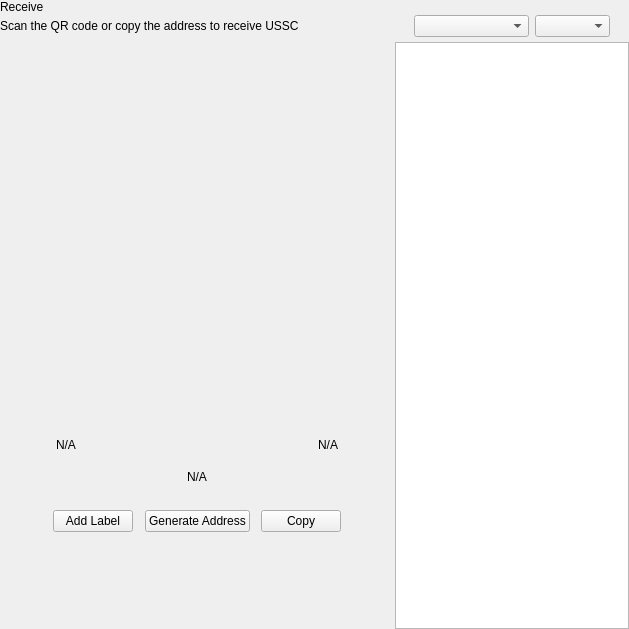
<?xml version="1.0" encoding="UTF-8"?>
<ui version="4.0">
 <class>ReceiveWidget</class>
 <widget class="QWidget" name="ReceiveWidget">
  <property name="geometry">
   <rect>
    <x>0</x>
    <y>0</y>
    <width>629</width>
    <height>629</height>
   </rect>
  </property>
  <property name="minimumSize">
   <size>
    <width>0</width>
    <height>0</height>
   </size>
  </property>
  <property name="windowTitle">
   <string>Form</string>
  </property>
  <layout class="QHBoxLayout" name="horizontalLayout_2" stretch="2,1">
   <property name="spacing">
    <number>0</number>
   </property>
   <property name="leftMargin">
    <number>0</number>
   </property>
   <property name="topMargin">
    <number>0</number>
   </property>
   <property name="rightMargin">
    <number>0</number>
   </property>
   <property name="bottomMargin">
    <number>0</number>
   </property>
   <item>
    <widget class="QWidget" name="left" native="true">
     <layout class="QVBoxLayout" name="verticalLayout_3">
      <property name="leftMargin">
       <number>0</number>
      </property>
      <property name="topMargin">
       <number>0</number>
      </property>
      <property name="rightMargin">
       <number>0</number>
      </property>
      <property name="bottomMargin">
       <number>0</number>
      </property>
      <item>
       <layout class="QVBoxLayout" name="verticalLayout_2">
        <property name="spacing">
         <number>0</number>
        </property>
        <property name="leftMargin">
         <number>0</number>
        </property>
        <item>
         <layout class="QHBoxLayout" name="horizontalLayout_3">
          <property name="spacing">
           <number>0</number>
          </property>
          <item>
           <layout class="QVBoxLayout" name="verticalLayout_4">
            <property name="spacing">
             <number>5</number>
            </property>
            <item>
             <widget class="QLabel" name="labelTitle">
              <property name="text">
               <string>Receive</string>
              </property>
             </widget>
            </item>
            <item alignment="Qt::AlignTop">
             <widget class="QLabel" name="labelSubtitle1">
              <property name="text">
               <string>Scan the QR code or copy the address to receive USSC</string>
              </property>
             </widget>
            </item>
           </layout>
          </item>
          <item>
           <spacer name="horizontalSpacer">
            <property name="orientation">
             <enum>Qt::Horizontal</enum>
            </property>
            <property name="sizeHint" stdset="0">
             <size>
              <width>40</width>
              <height>20</height>
             </size>
            </property>
           </spacer>
          </item>
         </layout>
        </item>
        <item>
         <spacer name="verticalSpacer_2">
          <property name="orientation">
           <enum>Qt::Vertical</enum>
          </property>
          <property name="sizeType">
           <enum>QSizePolicy::Expanding</enum>
          </property>
          <property name="sizeHint" stdset="0">
           <size>
            <width>20</width>
            <height>50</height>
           </size>
          </property>
         </spacer>
        </item>
        <item alignment="Qt::AlignHCenter">
         <widget class="QWidget" name="layoutQR" native="true">
          <property name="maximumSize">
           <size>
            <width>510</width>
            <height>16777215</height>
           </size>
          </property>
          <layout class="QVBoxLayout" name="verticalLayoutQr">
           <item>
            <spacer name="verticalSpacer11">
             <property name="orientation">
              <enum>Qt::Vertical</enum>
             </property>
             <property name="sizeType">
              <enum>QSizePolicy::Fixed</enum>
             </property>
             <property name="sizeHint" stdset="0">
              <size>
               <width>20</width>
               <height>20</height>
              </size>
             </property>
            </spacer>
           </item>
           <item alignment="Qt::AlignHCenter">
            <widget class="QLabel" name="labelQrImg">
             <property name="minimumSize">
              <size>
               <width>260</width>
               <height>260</height>
              </size>
             </property>
             <property name="maximumSize">
              <size>
               <width>260</width>
               <height>260</height>
              </size>
             </property>
             <property name="text">
              <string/>
             </property>
             <property name="alignment">
              <set>Qt::AlignCenter</set>
             </property>
            </widget>
           </item>
           <item>
            <spacer name="verticalSpacer_21">
             <property name="orientation">
              <enum>Qt::Vertical</enum>
             </property>
             <property name="sizeType">
              <enum>QSizePolicy::Fixed</enum>
             </property>
             <property name="sizeHint" stdset="0">
              <size>
               <width>20</width>
               <height>30</height>
              </size>
             </property>
            </spacer>
           </item>
           <item>
            <widget class="QWidget" name="widget" native="true">
             <property name="minimumSize">
              <size>
               <width>0</width>
               <height>0</height>
              </size>
             </property>
             <layout class="QHBoxLayout" name="horizontalLayout_5">
              <item>
               <widget class="QLabel" name="labelLabel">
                <property name="text">
                 <string notr="true">N/A</string>
                </property>
               </widget>
              </item>
              <item>
               <spacer name="horizontalSpacer_2">
                <property name="orientation">
                 <enum>Qt::Horizontal</enum>
                </property>
                <property name="sizeHint" stdset="0">
                 <size>
                  <width>141</width>
                  <height>20</height>
                 </size>
                </property>
               </spacer>
              </item>
              <item>
               <widget class="QLabel" name="labelDate">
                <property name="text">
                 <string notr="true">N/A</string>
                </property>
                <property name="alignment">
                 <set>Qt::AlignRight|Qt::AlignTrailing|Qt::AlignVCenter</set>
                </property>
               </widget>
              </item>
             </layout>
            </widget>
           </item>
           <item>
            <widget class="QLabel" name="labelAddress">
             <property name="sizePolicy">
              <sizepolicy hsizetype="Expanding" vsizetype="Preferred">
               <horstretch>0</horstretch>
               <verstretch>0</verstretch>
              </sizepolicy>
             </property>
             <property name="minimumSize">
              <size>
               <width>300</width>
               <height>0</height>
              </size>
             </property>
             <property name="text">
              <string notr="true">N/A</string>
             </property>
             <property name="alignment">
              <set>Qt::AlignCenter</set>
             </property>
            </widget>
           </item>
           <item>
            <spacer name="verticalSpacer_4">
             <property name="orientation">
              <enum>Qt::Vertical</enum>
             </property>
             <property name="sizeType">
              <enum>QSizePolicy::Fixed</enum>
             </property>
             <property name="sizeHint" stdset="0">
              <size>
               <width>20</width>
               <height>20</height>
              </size>
             </property>
            </spacer>
           </item>
           <item>
            <layout class="QHBoxLayout" name="horizontalLayout_4">
             <item alignment="Qt::AlignHCenter">
              <widget class="QPushButton" name="pushButtonLabel">
               <property name="focusPolicy">
                <enum>Qt::NoFocus</enum>
               </property>
               <property name="text">
                <string>Add Label</string>
               </property>
              </widget>
             </item>
             <item alignment="Qt::AlignHCenter">
              <widget class="QPushButton" name="pushButtonNewAddress">
               <property name="focusPolicy">
                <enum>Qt::NoFocus</enum>
               </property>
               <property name="text">
                <string>Generate Address</string>
               </property>
              </widget>
             </item>
             <item alignment="Qt::AlignHCenter">
              <widget class="QPushButton" name="pushButtonCopy">
               <property name="focusPolicy">
                <enum>Qt::NoFocus</enum>
               </property>
               <property name="text">
                <string>Copy</string>
               </property>
              </widget>
             </item>
            </layout>
           </item>
           <item>
            <spacer name="verticalSpacer_3">
             <property name="orientation">
              <enum>Qt::Vertical</enum>
             </property>
             <property name="sizeType">
              <enum>QSizePolicy::Expanding</enum>
             </property>
             <property name="sizeHint" stdset="0">
              <size>
               <width>20</width>
               <height>20</height>
              </size>
             </property>
            </spacer>
           </item>
          </layout>
         </widget>
        </item>
        <item>
         <spacer name="verticalSpacer">
          <property name="orientation">
           <enum>Qt::Vertical</enum>
          </property>
          <property name="sizeHint" stdset="0">
           <size>
            <width>20</width>
            <height>40</height>
           </size>
          </property>
         </spacer>
        </item>
       </layout>
      </item>
     </layout>
    </widget>
   </item>
   <item>
    <widget class="QWidget" name="right" native="true">
     <layout class="QVBoxLayout" name="verticalLayout_5">
      <property name="spacing">
       <number>0</number>
      </property>
      <property name="leftMargin">
       <number>1</number>
      </property>
      <property name="topMargin">
       <number>0</number>
      </property>
      <property name="rightMargin">
       <number>0</number>
      </property>
      <property name="bottomMargin">
       <number>0</number>
      </property>
      <item>
       <layout class="QVBoxLayout" name="container_right">
        <property name="spacing">
         <number>0</number>
        </property>
        <property name="leftMargin">
         <number>0</number>
        </property>
        <property name="rightMargin">
         <number>0</number>
        </property>
        <item>
         <layout class="QVBoxLayout" name="verticalLayout">
          <property name="spacing">
           <number>6</number>
          </property>
          <property name="leftMargin">
           <number>19</number>
          </property>
          <property name="rightMargin">
           <number>19</number>
          </property>
          <item>
           <widget class="OptionButton" name="btnRequest" native="true"/>
          </item>
          <item>
           <widget class="OptionButton" name="btnMyAddresses" native="true">
            <property name="sizePolicy">
             <sizepolicy hsizetype="Preferred" vsizetype="Minimum">
              <horstretch>0</horstretch>
              <verstretch>0</verstretch>
             </sizepolicy>
            </property>
           </widget>
          </item>
         </layout>
        </item>
        <item>
         <widget class="QWidget" name="sortWidget" native="true">
          <layout class="QHBoxLayout" name="horizontalLayout_6">
           <property name="leftMargin">
            <number>19</number>
           </property>
           <property name="rightMargin">
            <number>19</number>
           </property>
           <property name="bottomMargin">
            <number>5</number>
           </property>
           <item>
            <spacer name="horizontalSpacer_3">
             <property name="orientation">
              <enum>Qt::Horizontal</enum>
             </property>
             <property name="sizeHint" stdset="0">
              <size>
               <width>40</width>
               <height>20</height>
              </size>
             </property>
            </spacer>
           </item>
           <item>
            <widget class="QComboBox" name="comboBoxSort">
             <property name="sizePolicy">
              <sizepolicy hsizetype="Preferred" vsizetype="Fixed">
               <horstretch>0</horstretch>
               <verstretch>0</verstretch>
              </sizepolicy>
             </property>
             <property name="minimumSize">
              <size>
               <width>115</width>
               <height>0</height>
              </size>
             </property>
            </widget>
           </item>
           <item>
            <widget class="QComboBox" name="comboBoxSortOrder">
             <property name="sizePolicy">
              <sizepolicy hsizetype="Preferred" vsizetype="Fixed">
               <horstretch>0</horstretch>
               <verstretch>0</verstretch>
              </sizepolicy>
             </property>
             <property name="minimumSize">
              <size>
               <width>75</width>
               <height>0</height>
              </size>
             </property>
            </widget>
           </item>
          </layout>
         </widget>
        </item>
        <item>
         <widget class="QListView" name="listViewAddress"/>
        </item>
       </layout>
      </item>
     </layout>
    </widget>
   </item>
  </layout>
 </widget>
 <customwidgets>
  <customwidget>
   <class>OptionButton</class>
   <extends>QWidget</extends>
   <header>qt/ussc/optionbutton.h</header>
   <container>1</container>
  </customwidget>
 </customwidgets>
 <resources/>
 <connections/>
</ui>
